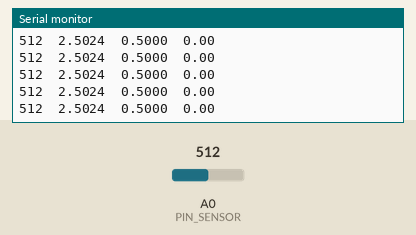
This sketch was run on a simulated Arduino Uno, built with avr-gcc and run on an emulated ATmega328P. On the bench: the last lines printed to the serial monitor. Inputs (shaded band) come from the test bench; at power-on: A0 (PIN_SENSOR) = 512.

Above: at 1.6 s.
1.7 s: A0 (PIN_SENSOR) set to 716
At 2.02 s:
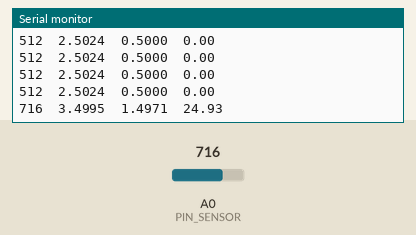
3.2 s: A0 (PIN_SENSOR) set to 900
At 3.22 s:
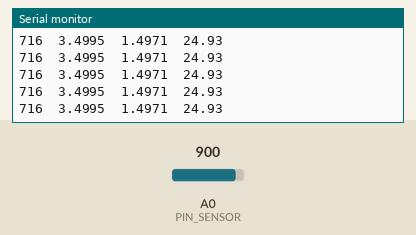
Timing chart, 0 to 6.2 s (numbered marks = the images above; inputs shaded):
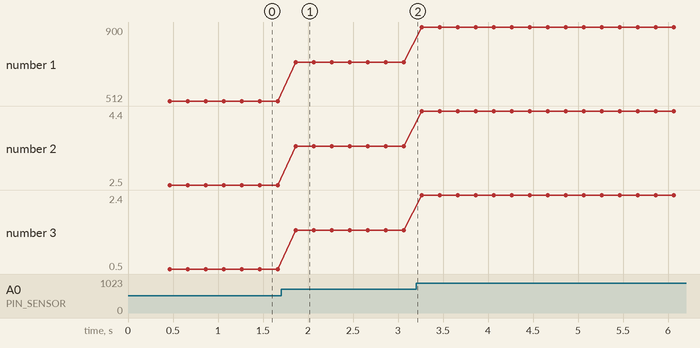

Measured:
- after the input at 1.7 s, the serial monitor: prints a new line after 0.16 s (image 1)
- plotted number 1: 512 → 716 after the input at 1.7 s, 716 → 900 after the input at 3.2 s
- plotted number 2: 2.5 → 3.5 after the input at 1.7 s, 3.5 → 4.4 after the input at 3.2 s
- plotted number 3: 0.5 → 1.5 after the input at 1.7 s, 1.5 → 2.4 after the input at 3.2 s

The sketch:

AGR12_Basic_Read.ino
```cpp
/*
  AGR12 Pressure Sensor (0–100 kPa) – Example for Arduino UNO (IDE 1.8.19)

  Datasheet (5 V supply):
  - 0 kPa   -> approx. 0.5 V
  - 100 kPa -> approx. 4.5 V
  => Linear range 0.5–4.5 V corresponds to 0–100 kPa
*/

const uint8_t PIN_SENSOR = A0;

// --- Sensor and ADC parameters ---
const float V_SUPPLY   = 5.0;     // ADC reference voltage (default = 5 V)
const int   ADC_MAX    = 1023;    // 10-bit ADC resolution
const float V_MIN      = 0.5;     // Sensor output voltage at 0 kPa (from datasheet)
const float V_MAX      = 4.5;     // Sensor output voltage at 100 kPa
const float FS_KPA     = 100.0;   // Full-scale pressure range: 0–100 kPa

// --- Measurement / filtering parameters ---
const uint16_t NSAMPLES = 50;     // Number of samples for averaging (reduces noise)
const uint32_t PERIOD_MS = 200;   // Output interval in milliseconds

// Zero-point offset (measured automatically at startup)
float vOffset = 0.0;
bool  offsetInitialized = false;

// Reads multiple samples and returns the averaged voltage
float readAveragedVoltage(uint8_t pin, uint16_t nSamples) {
  uint32_t acc = 0;
  for (uint16_t i = 0; i < nSamples; i++) {
    acc += analogRead(pin);
    delayMicroseconds(300); // Small delay between samples
  }
  float adc = acc / float(nSamples);
  return (adc / ADC_MAX) * V_SUPPLY;
}

// Converts sensor voltage to pressure in kPa
float voltageToPressureKpa(float v) {
  if (v < V_MIN) v = V_MIN;
  if (v > V_MAX) v = V_MAX;
  return ((v - V_MIN) / (V_MAX - V_MIN)) * FS_KPA;
}

void setup() {
  analogReference(DEFAULT); // Use 5 V as ADC reference
  Serial.begin(115200);
  delay(300);

  // Measure offset at ~0 kPa (open to atmosphere)
  const uint16_t N0 = 200;
  float accV = 0.0;
  for (uint16_t i = 0; i < N0; i++) {
    accV += readAveragedVoltage(PIN_SENSOR, 1);
    delayMicroseconds(200);
  }
  float v0 = accV / N0;
  vOffset = v0 - V_MIN;
  offsetInitialized = true;

  Serial.println(F("AGR12 Pressure Sensor – Initialization complete"));
  Serial.println(F("Columns: Raw(ADC)\tU[V]\tU_corrected[V]\tp[kPa]"));
}

void loop() {
  static uint32_t t0 = 0;
  if (millis() - t0 < PERIOD_MS) return;
  t0 = millis();

  // Read averaged sensor voltage
  float v = readAveragedVoltage(PIN_SENSOR, NSAMPLES);

  // Apply zero offset correction
  float v_corr = v - (offsetInitialized ? vOffset : 0.0);

  // Convert to pressure in kPa
  float p_kpa = voltageToPressureKpa(v_corr);

  // Display raw and processed data
  int raw = analogRead(PIN_SENSOR);
  Serial.print(raw); Serial.print('\t');
  Serial.print(v, 4); Serial.print('\t');
  Serial.print(v_corr, 4); Serial.print('\t');
  Serial.println(p_kpa, 2);
}
```
